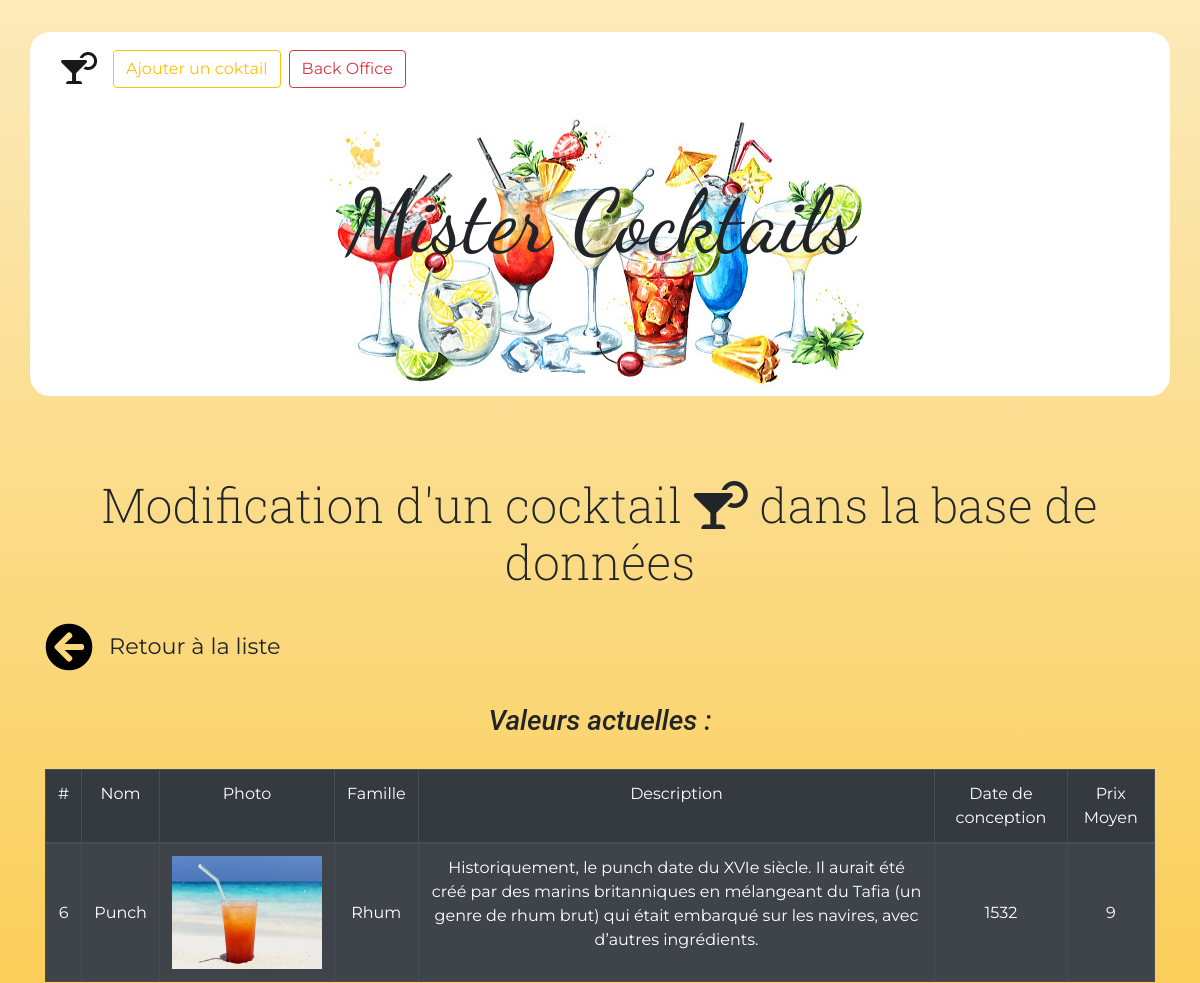
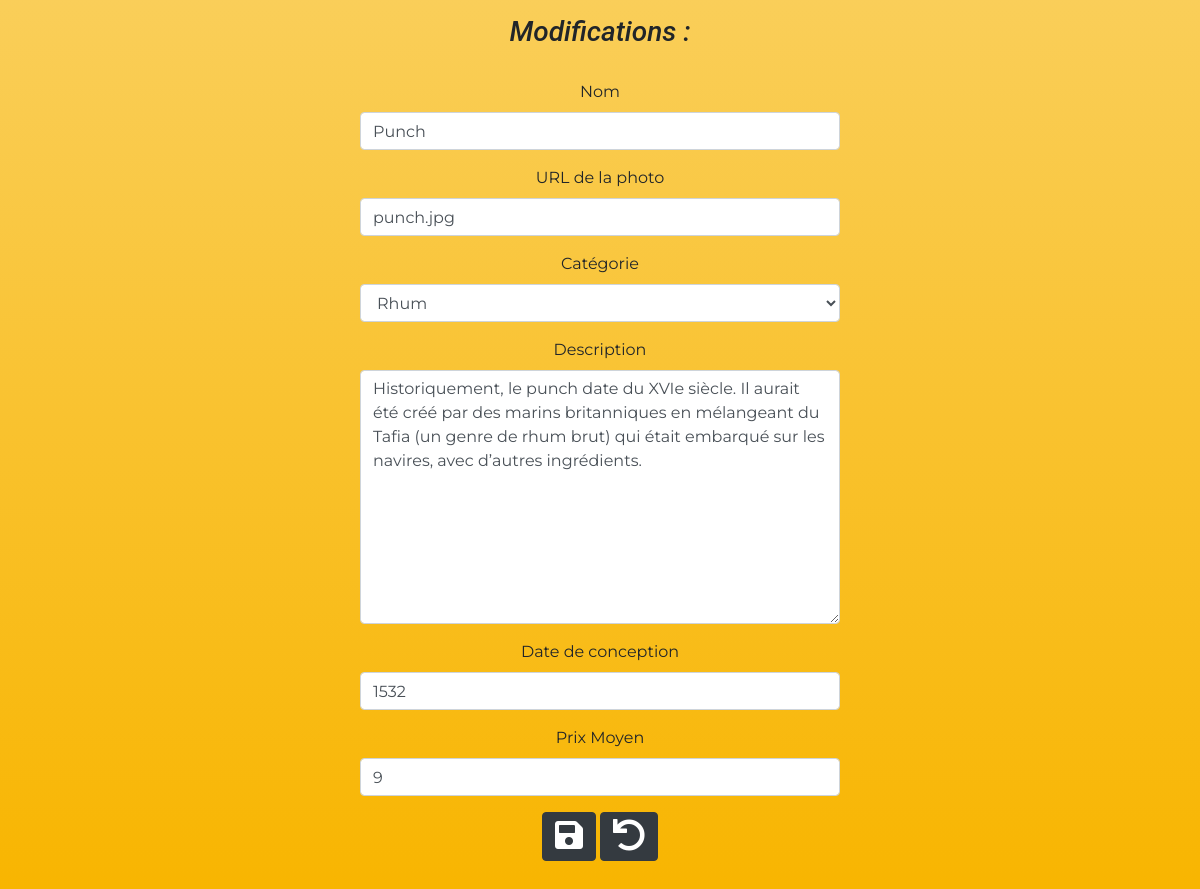
Screenshot of /editionCocktail.php?action=modifier&id=6 with the database file from the repository (2 pictures, top to bottom).
### tables this page shows
CREATE TABLE `Cocktail` (
  `id` int(11) NOT NULL,
  `nom` varchar(255) DEFAULT NULL,
  `description` text,
  `urlPhoto` varchar(255) DEFAULT NULL,
  `dateConception` date DEFAULT NULL,
  `prixMoyen` float DEFAULT NULL,
  `idFamille` int(11) DEFAULT NULL
);

CREATE TABLE `Famille` (
  `id` int(11) NOT NULL,
  `nomFamille` varchar(255) DEFAULT NULL
);

### editionCocktail.php (called while the page is built, shortened)
<?php
    require 'models/cocktail.php';
    $cocktailModif = detailCocktailsBO($_GET['id']);
    $listeDesCategories = listeDesCat();
    include 'templates/editionCocktail.phtml';
?>

### models/cocktail.php (called while the page is built, shortened)
<?php
    function listeDesCat() {
        $pdo = connectToDatabase();
        $query = $pdo->prepare("
            SELECT *
            FROM Famille
            ORDER BY nomFamille;
        ");
        $query->execute();
        return $query->fetchAll(PDO::FETCH_ASSOC);
    }
    function detailCocktailsBO($cocktail) {
        $pdo = connectToDatabase();
        $query = $pdo->prepare("
            SELECT
                Cocktail.id,
                nom,
                nomFamille,
                idFamille,
                description,
                YEAR(dateConception) AS anneeConception,
                prixMoyen,
                urlPhoto
            FROM Cocktail
            INNER JOIN Famille ON idFamille = Famille.id
            WHERE Cocktail.id = ?;
        ");
        $query->execute([ $cocktail ]);
        return $query->fetch(PDO::FETCH_ASSOC);
    }

### templates/editionCocktail.phtml (the view, shortened to what this page needs)
<!DOCTYPE html>
<html lang="fr">
<head>
    <link rel="stylesheet" href="https://cdnjs.cloudflare.com/ajax/libs/twitter-bootstrap/4.4.1/css/bootstrap.min.css">
    <link rel="stylesheet" href="https://cdnjs.cloudflare.com/ajax/libs/font-awesome/5.15.2/css/all.min.css" />
    <link rel="stylesheet" href="assets/css/cocktails.css">
</head>
<body>
    <header>
        <div class="container">
            <nav class="navbar navbar-expand-lg navbar-light bg-transparent">
                <a class="navbar-brand" href="index.php"><i class="fas fa-cocktail"></i></a>
                <div class="collapse navbar-collapse" id="navbarSupportedContent">
                    <?php include 'templates/inc/nav.phtml' ?>
                </div>
        </nav>
        <div class="header">
            <h1>Mister Cocktails</h1>
        </div>
    </div>
</header>
    <main>
        <div class="container">
            <h2>Modification d'un cocktail <i class="fas fa-cocktail"></i> dans la base de données</h2>
            <div class="retour">
                <a class="fleche" href="backOffice.php"><i class="fas fa-arrow-circle-left"></i></a>
                <span>Retour à la liste</span>
            </div>
            <h3>Valeurs actuelles :</h3>
            <table class="table table-striped table-bordered table-dark table-hover text-center">
                <thead class="thead-dark">
                    <tr>
                        <td>#</td>
                        <td>Nom</td>
                        <td>Photo</td>
                        <td>Famille</td>
                        <td>Description</td>
                        <td>Date de conception</td>
                        <td>Prix Moyen</td>
                    </tr>
                </thead>
                <tbody>
                    <tr>
                        <td class="align-middle"><?= $cocktailModif['id']?></td>
                        <td class="align-middle"><?= $cocktailModif['nom']?></td>
                        <td class="align-middle"><img src="assets/images/cocktails/<?= $cocktailModif['urlPhoto']?>" alt="" width="150px"></td>
                        <td class="align-middle"><?= $cocktailModif['nomFamille']?></td>
                        <td><?= $cocktailModif['description']?></td>
                        <td class="align-middle"><?= $cocktailModif['anneeConception']?></td>
                        <td class="align-middle"><?= $cocktailModif['prixMoyen']?></td>
                    </tr>
                </tbody>
            </table>
            <h3>Modifications :</h3>
            <form method="POST" class="formModif">
                <div class="form-group">
                    <label for="nom">Nom</label>
                    <input class="form-control" type="text" id="nom" name="nom" value="<?= $cocktailModif['nom']?>">
                </div>
                <div class="form-group">
                    <label for="photo">URL de la photo</label>
                    <input class="form-control" type="text" id="photo" name="photo" value="<?= $cocktailModif['urlPhoto']?>">
                </div>
                <div class="form-group">
                    <label for="idFamille">Catégorie</label>
                    <select class="form-control" name="idFamille" id="idFamille">
                        <?php foreach($listeDesCategories AS $soustableau) { ?>
                            <option value="<?=$soustableau['id']?>" <?php if($cocktailModif['idFamille']==$soustableau['id']){echo 'selected';}?>>
                                <?=$soustableau['nomFamille']?>
                            </option>
                        <?php } ?>
                    </select>
                </div>
                <div class="form-group">
                    <label for="desc">Description</label>
                    <textarea class="form-control" name="desc" id="desc" cols="20" rows="10"><?= $cocktailModif['description']?></textarea>
                </div>
                <div class="form-group">
                    <label for="date">Date de conception</label>
                    <input class="form-control" type="text" id="date" name="date" value="<?= $cocktailModif['anneeConception']?>">
                </div>
                <div class="form-group">
                    <label for="prix">Prix Moyen</label>
                    <input class="form-control" type="text" id="prix" name="prix" value="<?= $cocktailModif['prixMoyen']?>">
                </div>
                <div>
                    <button class="btn btn-dark" type="submit" name="ajouter"><i class="fas fa-save"></i></button>
                    <button type="reset" class="btn btn-dark" type="submit" name="annuler"><i class="fas fa-undo"></i></button>
                </div>
            </form>
        </div>
    </main>
</body>
</html>

### assets/css/cocktails.css (style rules this page uses)
* { box-sizing: border-box; }
header { margin-bottom:5rem; }
nav > a:first-child { font-size: 2rem; }
nav a { font-size: 1.3rem; }
header .container { background-color: white; border-radius: 20px; }
.header { background: url('../images/banners/banner-3.jpg'); background-size:auto; background-repeat: no-repeat; background-position: center; padding: 4rem 0rem 7rem 0rem; text-align: center; border-radius: 20px; max-width: 575px; margin: 0 auto; }
h1 { font-size: 5.5rem; font-family: 'Dancing Script', cursive; }
body { background: linear-gradient(to bottom, #fceabb, #f8b500); font-family: Montserrat, sans-serif; min-height: 100vh; padding: 2rem 0; }
main { display: flex; flex-wrap: wrap; justify-content: space-between; }
nav { width: 100%; margin: 0 auto; }
.formModif { width:40vw; min-width:400px; margin:0 auto; }
h2 { margin-bottom:2rem; font-size: 3rem; font-family: 'Roboto Slab', serif; font-weight: 200; text-align: center; }
h3 { text-align: center; margin-bottom:2rem; font-style: italic; font-family: roboto; }
.container div { text-align: center; }
button { padding: 1rem 5rem; }
button i { font-size: 2rem; }
i.fa-arrow-circle-left { color:black; font-size: 3rem; }
.retour { display:flex; justify-content: flex-start; align-items: center; margin-bottom:2rem; }
.retour span { font-size: 1.4rem; margin-left:1rem; }

### rows the page displays
cocktail: id "6", nom "Punch", urlPhoto (picture), idFamille.nomFamille "Rhum", description "Historiquement, le punch date du XVIe siècle. Il aurait été créé par des marins britanniques en mélangeant du Tafia (un genre de rhum brut) qui était embarqué sur les navires, avec d’autres ingrédients.", prixMoyen "9", photo "punch.jpg", idFamille "Rhum", desc "Historiquement, le punch date du XVIe siècle. Il aurait été créé par des marins britanniques en mélangeant du Tafia (un genre de rhum brut) qui était embarqué sur les navires, avec d’autres ingrédients.", prix "9"

### other values shown
$cocktailModif['anneeConception'] "1532"
